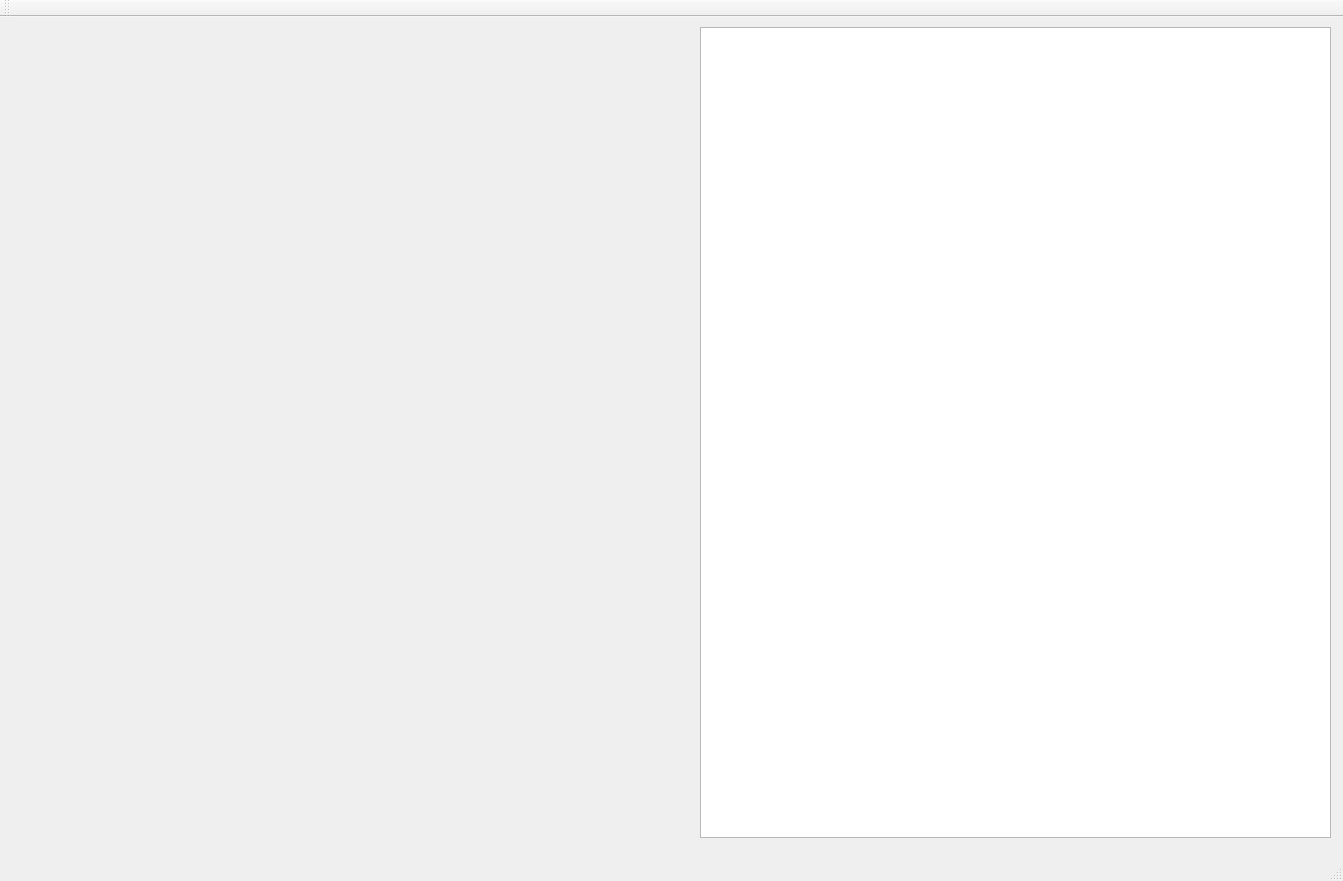
<?xml version="1.0" encoding="UTF-8"?>
<ui version="4.0">
 <class>MainWindow</class>
 <widget class="QMainWindow" name="MainWindow">
  <property name="geometry">
   <rect>
    <x>0</x>
    <y>0</y>
    <width>1343</width>
    <height>881</height>
   </rect>
  </property>
  <property name="windowTitle">
   <string>MainWindow</string>
  </property>
  <widget class="QWidget" name="centralWidget">
   <widget class="QCustomPlot" name="widget" native="true">
    <property name="geometry">
     <rect>
      <x>9</x>
      <y>9</y>
      <width>681</width>
      <height>810</height>
     </rect>
    </property>
   </widget>
   <widget class="QGraphicsView" name="graphicsView">
    <property name="geometry">
     <rect>
      <x>700</x>
      <y>10</y>
      <width>631</width>
      <height>811</height>
     </rect>
    </property>
   </widget>
  </widget>
  <widget class="QMenuBar" name="menuBar">
   <property name="geometry">
    <rect>
     <x>0</x>
     <y>0</y>
     <width>1343</width>
     <height>21</height>
    </rect>
   </property>
  </widget>
  <widget class="QToolBar" name="mainToolBar">
   <attribute name="toolBarArea">
    <enum>TopToolBarArea</enum>
   </attribute>
   <attribute name="toolBarBreak">
    <bool>false</bool>
   </attribute>
  </widget>
  <widget class="QStatusBar" name="statusBar"/>
 </widget>
 <layoutdefault spacing="6" margin="11"/>
 <customwidgets>
  <customwidget>
   <class>QCustomPlot</class>
   <extends>QWidget</extends>
   <header location="global">qcustomplot.h</header>
   <container>1</container>
  </customwidget>
 </customwidgets>
 <resources/>
 <connections/>
</ui>
